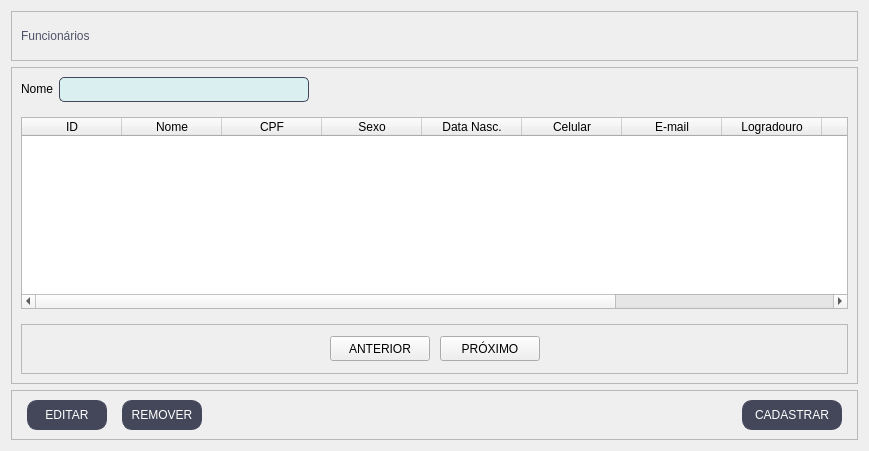
  <widget class="QWidget" name="worker_page">
   <layout class="QVBoxLayout" name="verticalLayout_5">
    <item>
     <widget class="QFrame" name="frame_22">
      <property name="minimumSize">
       <size>
        <width>0</width>
        <height>50</height>
       </size>
      </property>
      <property name="maximumSize">
       <size>
        <width>16777215</width>
        <height>50</height>
       </size>
      </property>
      <property name="styleSheet">
       <string notr="true">

QLabel{
	font: 75 11pt &quot;Arial&quot;;
}</string>
      </property>
      <property name="frameShape">
       <enum>QFrame::StyledPanel</enum>
      </property>
      <property name="frameShadow">
       <enum>QFrame::Raised</enum>
      </property>
      <layout class="QHBoxLayout" name="horizontalLayout_9">
       <item>
        <widget class="QLabel" name="label_23">
         <property name="styleSheet">
          <string notr="true">QLabel{
	font: 87 12pt &quot;Arial Black&quot;;
	color: #4f5368;
}</string>
         </property>
         <property name="text">
          <string>Funcionários</string>
         </property>
         <property name="alignment">
          <set>Qt::AlignLeading|Qt::AlignLeft|Qt::AlignVCenter</set>
         </property>
        </widget>
       </item>
      </layout>
     </widget>
    </item>
    <item>
     <widget class="QFrame" name="frame_15">
      <property name="styleSheet">
       <string notr="true">QLineEdit{
	border-radius: 5px;
	border: 0.5px solid #44475a;
	font:11pt &quot;MS Shell Dlg 2&quot;;
	padding: 1px;
	background-color: #DAEFF0;
}
QLabel{
	font: 75 11pt &quot;Arial&quot;;
}
QLineEdit:focus{
	border: 1.5px solid #44475a;
}</string>
      </property>
      <property name="frameShape">
       <enum>QFrame::StyledPanel</enum>
      </property>
      <property name="frameShadow">
       <enum>QFrame::Raised</enum>
      </property>
      <layout class="QFormLayout" name="formLayout_6">
       <property name="verticalSpacing">
        <number>15</number>
       </property>
       <item row="0" column="0">
        <widget class="QLabel" name="label_6">
         <property name="text">
          <string>Nome</string>
         </property>
        </widget>
       </item>
       <item row="0" column="1">
        <widget class="QLineEdit" name="buscar_funcionario">
         <property name="minimumSize">
          <size>
           <width>250</width>
           <height>25</height>
          </size>
         </property>
         <property name="maximumSize">
          <size>
           <width>250</width>
           <height>25</height>
          </size>
         </property>
         <property name="clearButtonEnabled">
          <bool>true</bool>
         </property>
        </widget>
       </item>
       <item row="1" column="0" colspan="2">
        <widget class="QTableWidget" name="tabela_funcionarios">
         <property name="focusPolicy">
          <enum>Qt::ClickFocus</enum>
         </property>
         <property name="styleSheet">
          <string notr="true">font: 10pt &quot;Arial&quot;;</string>
         </property>
         <property name="editTriggers">
          <set>QAbstractItemView::NoEditTriggers</set>
         </property>
         <property name="alternatingRowColors">
          <bool>true</bool>
         </property>
         <property name="selectionMode">
          <enum>QAbstractItemView::SingleSelection</enum>
         </property>
         <property name="selectionBehavior">
          <enum>QAbstractItemView::SelectRows</enum>
         </property>
         <attribute name="horizontalHeaderStretchLastSection">
          <bool>true</bool>
         </attribute>
         <attribute name="verticalHeaderVisible">
          <bool>false</bool>
         </attribute>
         <column>
          <property name="text">
           <string>ID</string>
          </property>
         </column>
         <column>
          <property name="text">
           <string>Nome</string>
          </property>
         </column>
         <column>
          <property name="text">
           <string>CPF</string>
          </property>
         </column>
         <column>
          <property name="text">
           <string>Sexo</string>
          </property>
         </column>
         <column>
          <property name="text">
           <string>Data Nasc.</string>
          </property>
         </column>
         <column>
          <property name="text">
           <string>Celular</string>
          </property>
         </column>
         <column>
          <property name="text">
           <string>E-mail</string>
          </property>
         </column>
         <column>
          <property name="text">
           <string>Logradouro</string>
          </property>
         </column>
         <column>
          <property name="text">
           <string>Cidade</string>
          </property>
         </column>
         <column>
          <property name="text">
           <string>Bairro</string>
          </property>
         </column>
         <column>
          <property name="text">
           <string>Número</string>
          </property>
         </column>
        </widget>
       </item>
       <item row="2" column="0" colspan="2">
        <widget class="QFrame" name="frame_24">
         <property name="minimumSize">
          <size>
           <width>50</width>
           <height>50</height>
          </size>
         </property>
         <property name="frameShape">
          <enum>QFrame::StyledPanel</enum>
         </property>
         <property name="frameShadow">
          <enum>QFrame::Raised</enum>
         </property>
         <layout class="QHBoxLayout" name="horizontalLayout_19">
          <property name="spacing">
           <number>10</number>
          </property>
          <item>
           <spacer name="horizontalSpacer_18">
            <property name="orientation">
             <enum>Qt::Horizontal</enum>
            </property>
            <property name="sizeHint" stdset="0">
             <size>
              <width>40</width>
              <height>20</height>
             </size>
            </property>
           </spacer>
          </item>
          <item>
           <widget class="QPushButton" name="botao_f_anterior">
            <property name="enabled">
             <bool>true</bool>
            </property>
            <property name="minimumSize">
             <size>
              <width>100</width>
              <height>25</height>
             </size>
            </property>
            <property name="maximumSize">
             <size>
              <width>100</width>
              <height>25</height>
             </size>
            </property>
            <property name="text">
             <string>ANTERIOR</string>
            </property>
           </widget>
          </item>
          <item>
           <widget class="QPushButton" name="botao_f_proximo">
            <property name="enabled">
             <bool>true</bool>
            </property>
            <property name="minimumSize">
             <size>
              <width>100</width>
              <height>25</height>
             </size>
            </property>
            <property name="maximumSize">
             <size>
              <width>100</width>
              <height>25</height>
             </size>
            </property>
            <property name="text">
             <string>PRÓXIMO</string>
            </property>
           </widget>
          </item>
          <item>
           <spacer name="horizontalSpacer_19">
            <property name="orientation">
             <enum>Qt::Horizontal</enum>
            </property>
            <property name="sizeHint" stdset="0">
             <size>
              <width>40</width>
              <height>20</height>
             </size>
            </property>
           </spacer>
          </item>
         </layout>
        </widget>
       </item>
      </layout>
     </widget>
    </item>
    <item>
     <widget class="QFrame" name="frame_16">
      <property name="minimumSize">
       <size>
        <width>0</width>
        <height>50</height>
       </size>
      </property>
      <property name="maximumSize">
       <size>
        <width>16777215</width>
        <height>50</height>
       </size>
      </property>
      <property name="styleSheet">
       <string notr="true">QPushButton{
	font: 87 8pt &quot;Arial Black&quot;;
	border: 0.5px solid #44475a;
	border-radius: 10px;
	color: rgb(255, 255, 255);
	background-color: #44475a;
}
QPushButton:hover{
	background-color: #4f5368;
}
QPushButton:disabled{
	background-color: #d3d3d3;
}</string>
      </property>
      <property name="frameShape">
       <enum>QFrame::StyledPanel</enum>
      </property>
      <property name="frameShadow">
       <enum>QFrame::Raised</enum>
      </property>
      <layout class="QHBoxLayout" name="horizontalLayout_3">
       <property name="spacing">
        <number>15</number>
       </property>
       <property name="leftMargin">
        <number>15</number>
       </property>
       <property name="rightMargin">
        <number>15</number>
       </property>
       <item>
        <widget class="QPushButton" name="f_botao_editar">
         <property name="minimumSize">
          <size>
           <width>80</width>
           <height>30</height>
          </size>
         </property>
         <property name="maximumSize">
          <size>
           <width>80</width>
           <height>30</height>
          </size>
         </property>
         <property name="styleSheet">
          <string notr="true"/>
         </property>
         <property name="text">
          <string>EDITAR</string>
         </property>
        </widget>
       </item>
       <item>
        <widget class="QPushButton" name="f_botao_remover">
         <property name="minimumSize">
          <size>
           <width>80</width>
           <height>30</height>
          </size>
         </property>
         <property name="maximumSize">
          <size>
           <width>80</width>
           <height>30</height>
          </size>
         </property>
         <property name="styleSheet">
          <string notr="true"/>
         </property>
         <property name="text">
          <string>REMOVER</string>
         </property>
        </widget>
       </item>
       <item>
        <spacer name="horizontalSpacer_2">
         <property name="orientation">
          <enum>Qt::Horizontal</enum>
         </property>
         <property name="sizeHint" stdset="0">
          <size>
           <width>525</width>
           <height>27</height>
          </size>
         </property>
        </spacer>
       </item>
       <item>
        <widget class="QPushButton" name="f_botao_cadastrar">
         <property name="minimumSize">
          <size>
           <width>100</width>
           <height>30</height>
          </size>
         </property>
         <property name="maximumSize">
          <size>
           <width>100</width>
           <height>30</height>
          </size>
         </property>
         <property name="styleSheet">
          <string notr="true"/>
         </property>
         <property name="text">
          <string>CADASTRAR</string>
         </property>
        </widget>
       </item>
      </layout>
     </widget>
    </item>
   </layout>
  </widget>
